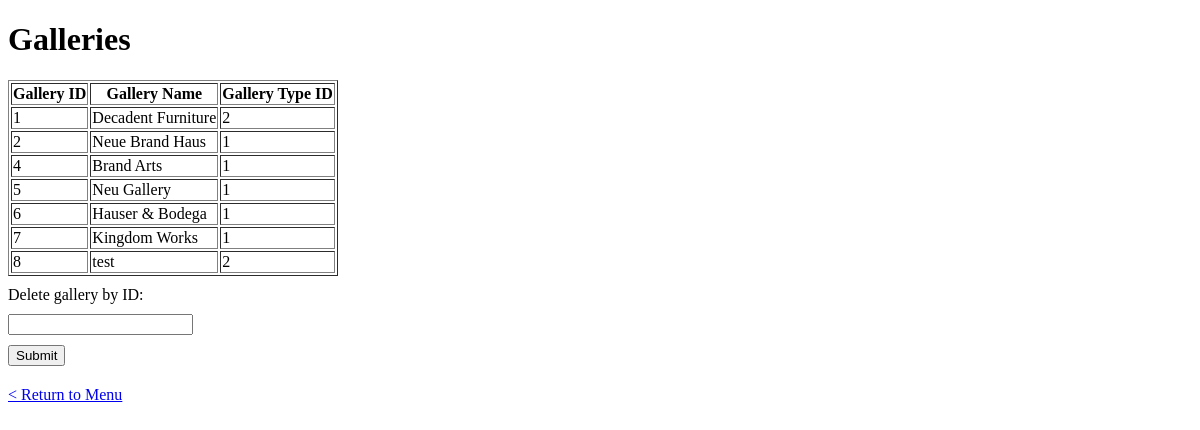
The app's page /viewgal, older data.
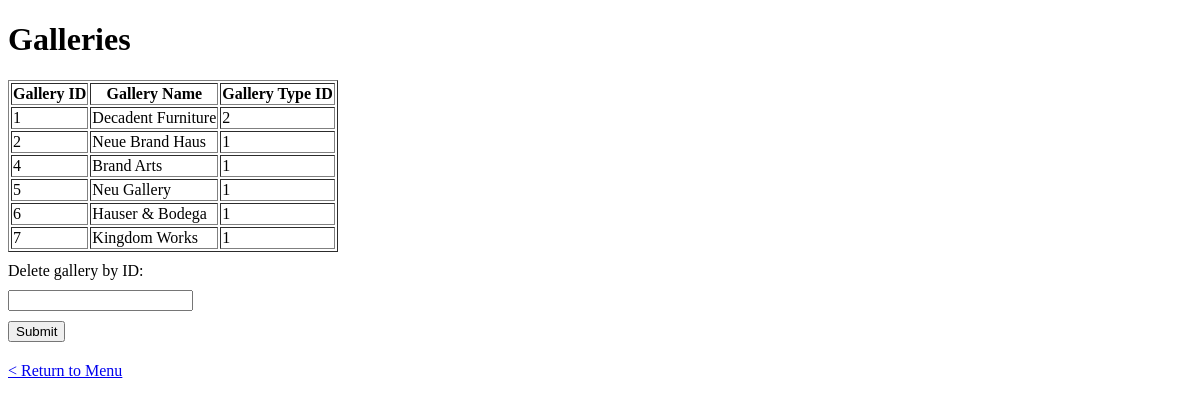
The same page, newer data.
### tables this page shows
CREATE TABLE galleryTable (
galleryID INTEGER PRIMARY KEY,
galleryName TEXT NOT NULL,
galleryTypeID INTEGER NOT NULL,
FOREIGN KEY (galleryTypeID)
REFERENCES galleryTypeTable (galleryTypeID)
);

### app.py (the view, shortened to what this page needs)
@app.route('/viewgal', methods=['GET', 'POST'])
def viewgal():
    conn = sqlite3.connect('database.db')
    cursor = conn.cursor()
    cursor.execute('SELECT * FROM galleryTable')
    rows = cursor.fetchall()
    conn.close()
    return render_template('viewgal.html', galleries=rows)

### templates/viewgal.html (shortened to what this page needs)
{% extends 'base.html' %}
{% block main %}
<h1>Galleries</h1>
    <table border="1">
        <tr>
            <th>Gallery ID</th>
            <th>Gallery Name</th>
            <th>Gallery Type ID</th>
        </tr>
        {% for gallery in galleries %}
            <tr>
                <td>{{ gallery[0] }}</td>
                <td>{{ gallery[1] }}</td>
                <td>{{ gallery[2] }}</td>
            </tr>
        {% endfor %}
    </table>
    <form id="myForm">
        <label for="input1">Delete gallery by ID:</label>
        <input type="text" id="input1" name="input1">
        <button type="submit">Submit</button>
    </form>
    <p><a href="/">< Return to Menu</a></p>
{% endblock %}

Row changes from the older to the newer data that the page shows:
removed galleryTable: galleryID "8", galleryName "test", galleryTypeID "2"
